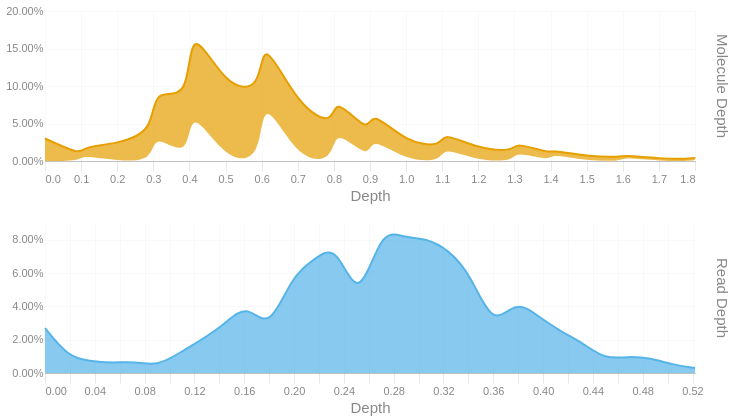

Write notebook code for a chart like this one.
### Code cell
readdep = depth_hist(tb['Read Depth'], q99, 3)
readdep = readdep.with_columns(pl.lit('Read Depth').alias('Metric'))
if not SKIPLR:
    moldep = depth_hist(tb['Molecule Depth'], mol_q99, 1)
    moldep = moldep.with_columns(pl.lit('Molecule Depth').alias('Metric'))
    _hist = pl.concat([readdep, moldep])
    _hist = _hist.filter(pl.col('Proportion') != 0)
    with SafeRender(_hist):
        (
            alt.Chart(_hist)        
            .mark_area(interpolate = "basis")
            .encode(
                x=alt.X('Bin:Q').scale(domainMin=0).axis(alt.Axis(title='Depth')),
                y = alt.Y('Proportion:Q', title = None).axis(format = '.2%'),
                color = alt.Color('Metric:N').legend(None),
                row = alt.Row("Metric:N").header(title = None, labelOrient = 'right'),
                tooltip = [
                    alt.Tooltip("Metric:N", title = "Metric"),
                    alt.Tooltip('Interval:N', title = "Depth Interval"),
                    alt.Tooltip('Proportion:Q', title = "% Alignments").format('.2%')
                ]
            )
            .resolve_scale(x='independent', y='independent')
            .properties(
                height = 150, width = 650,
                usermeta={'embedOptions': {'downloadFileName': f'{samplename}.depth.hist'}}
            )
        ).display()
else:
    readdep = readdep.filter(pl.col('Proportion') != 0)
    with SafeRender(readdep):
        (
            alt.Chart(readdep)        
            .mark_area(interpolate = "basis")
            .encode(
                x=alt.X('Bin:Q').scale(domainMin=0).axis(alt.Axis(title='Depth')),
                y = alt.Y('Proportion:Q', title = None).axis(format = '.2%'),
                tooltip = [
                    alt.Tooltip('Interval:N', title = "Depth Interval"),
                    alt.Tooltip('Proportion:Q', title = "% Alignments").format('.2%')
                ]
            )
            .properties(
                usermeta={'embedOptions': {'downloadFileName': f'{samplename}.depth.hist'}}
            )
        ).display()

### Figure 1 — Vega-Lite specification as saved in the notebook (floating-point values rounded to 4 significant figures)
{"width": 650, "height": 150, "config": {"title": {"anchor": "start", "dy": -15, "fontSize": 18, "color": "#888888", "subtitleColor": "#888888", "subtitleFontSize": 14}, "arc": {"fill": "#0072B2"}, "axis": {"domainColor": "#888888", "domainWidth": 0.5, "gridWidth": 0.2, "grid": false, "titleFontWeight": 400, "titleFontSize": 15, "labelFontSize": 11, "labelColor": "#888888", "tickColor": "#888888", "tickWidth": 0.2, "titleColor": "#888888"}, "axisBand": {"grid": false}, "axisX": {"grid": true, "tickSize": 10, "domainCap": "round"}, "axisY": {"domain": false, "grid": true, "tickSize": 0, "domainCap": "round"}, "background": "transparent", "header": {"labelFontSize": 15, "labelColor": "#888888", "titleFontSize": 15, "titleFontWeight": 600, "titleColor": "#888888"}, "legend": {"labelFont": "sans-serif", "labelFontSize": 12, "labelColor": "#888888", "symbolSize": 100, "symbolType": "circle", "titleFontSize": 12, "titlePadding": 10, "titleColor": "#888888", "title": null}, "range": {"category": ["#E69F00", "#56B4E9", "#009E73", "#F0E442", "#0072B2", "#D55E00", "#CC79A7", "#000000"], "diverging": ["#cfe8f3", "#a2d4ec", "#73bfe2", "#46abdb", "#1696d2", "#12719e"]}, "area": {"fill": "#0072B2", "fillOpacity": 0.7, "line": true, "strokeOpacity": 0.7}, "line": {"color": "#0072B2", "stroke": "#0072B2", "strokeWidth": 2}, "trail": {"color": "#0072B2", "stroke": "#0072B2", "strokeWidth": 0, "size": 1}, "point": {"filled": true, "fillOpacity": 1.0, "size": 95}, "text": {"color": "#888888", "fontSize": 11, "align": "right", "fontWeight": 400, "size": 11}, "bar": {"fill": "#0072B2", "stroke": null}, "view": {"stroke": null, "continuousWidth": 660, "continuousHeight": 400}}, "data": {"name": "data-a5c497199963b99a8a80d908e1e84a92"}, "mark": {"type": "area", "interpolate": "basis"}, "encoding": {"color": {"field": "Metric", "legend": null, "type": "nominal"}, "row": {"field": "Metric", "header": {"title": null, "labelOrient": "right"}, "type": "nominal"}, "tooltip": [{"field": "Metric", "title": "Metric", "type": "nominal"}, {"field": "Interval", "title": "Depth Interval", "type": "nominal"}, {"field": "Proportion", "format": ".2%", "title": "% Alignments", "type": "quantitative"}], "x": {"axis": {"title": "Depth"}, "field": "Bin", "scale": {"domainMin": 0}, "type": "quantitative"}, "y": {"axis": {"format": ".2%"}, "field": "Proportion", "title": null, "type": "quantitative"}}, "resolve": {"scale": {"x": "independent", "y": "independent"}}, "usermeta": {"embedOptions": {"downloadFileName": "S1_Musquodoboit_020.depth.hist"}}, "$schema": "https://vega.github.io/schema/vega-lite/v6.1.0.json", "datasets": {"data-a5c497199963b99a8a80d908e1e84a92": [{"Bin": 0.0, "Interval": "0.0-0.018", "Proportion": 0.027, "Metric": "Read Depth"}, {"Bin": 0.018, "Interval": "0.018-0.036", "Proportion": 0.01, "Metric": "Read Depth"}, {"Bin": 0.036, "Interval": "0.036-0.054", "Proportion": 0.007, "Metric": "Read Depth"}, {"Bin": 0.054, "Interval": "0.054-0.072", "Proportion": 0.006, "Metric": "Read Depth"}, {"Bin": 0.072, "Interval": "0.072-0.09", "Proportion": 0.007, "Metric": "Read Depth"}, {"Bin": 0.09, "Interval": "0.09-0.108", "Proportion": 0.004, "Metric": "Read Depth"}, {"Bin": 0.108, "Interval": "0.108-0.126", "Proportion": 0.012, "Metric": "Read Depth"}, {"Bin": 0.126, "Interval": "0.126-0.144", "Proportion": 0.02, "Metric": "Read Depth"}, {"Bin": 0.144, "Interval": "0.144-0.162", "Proportion": 0.029, "Metric": "Read Depth"}, {"Bin": 0.162, "Interval": "0.162-0.18", "Proportion": 0.042, "Metric": "Read Depth"}, {"Bin": 0.18, "Interval": "0.18-0.198", "Proportion": 0.025, "Metric": "Read Depth"}, {"Bin": 0.198, "Interval": "0.198-0.216", "Proportion": 0.058, "Metric": "Read Depth"}, {"Bin": 0.216, "Interval": "0.216-0.234", "Proportion": 0.068, "Metric": "Read Depth"}, {"Bin": 0.234, "Interval": "0.234-0.252", "Proportion": 0.078, "Metric": "Read Depth"}, {"Bin": 0.252, "Interval": "0.252-0.27", "Proportion": 0.04, "Metric": "Read Depth"}, {"Bin": 0.27, "Interval": "0.27-0.288", "Proportion": 0.087, "Metric": "Read Depth"}, {"Bin": 0.288, "Interval": "0.288-0.306", "Proportion": 0.081, "Metric": "Read Depth"}, {"Bin": 0.306, "Interval": "0.306-0.324", "Proportion": 0.081, "Metric": "Read Depth"}, {"Bin": 0.324, "Interval": "0.324-0.342", "Proportion": 0.074, "Metric": "Read Depth"}, {"Bin": 0.342, "Interval": "0.342-0.36", "Proportion": 0.059, "Metric": "Read Depth"}, {"Bin": 0.36, "Interval": "0.36-0.378", "Proportion": 0.027, "Metric": "Read Depth"}, {"Bin": 0.378, "Interval": "0.378-0.396", "Proportion": 0.044, "Metric": "Read Depth"}, {"Bin": 0.396, "Interval": "0.396-0.414", "Proportion": 0.034, "Metric": "Read Depth"}, {"Bin": 0.414, "Interval": "0.414-0.432", "Proportion": 0.025, "Metric": "Read Depth"}, {"Bin": 0.432, "Interval": "0.432-0.45", "Proportion": 0.018, "Metric": "Read Depth"}, {"Bin": 0.45, "Interval": "0.45-0.468", "Proportion": 0.008, "Metric": "Read Depth"}, {"Bin": 0.468, "Interval": "0.468-0.486", "Proportion": 0.01, "Metric": "Read Depth"}, {"Bin": 0.486, "Interval": "0.486-0.504", "Proportion": 0.009, "Metric": "Read Depth"}, {"Bin": 0.504, "Interval": "0.504-0.522", "Proportion": 0.005, "Metric": "Read Depth"}, {"Bin": 0.522, "Interval": "0.522-0.54", "Proportion": 0.003, "Metric": "Read Depth"}, {"Bin": 0.0, "Interval": "0.0-0.1", "Proportion": 0.03, "Metric": "Molecule Depth"}, {"Bin": 0.1, "Interval": "0.1-0.1", "Proportion": 0.008, "Metric": "Molecule Depth"}, {"Bin": 0.1, "Interval": "0.1-0.2", "Proportion": 0.01, "Metric": "Molecule Depth"}, {"Bin": 0.2, "Interval": "0.2-0.3", "Proportion": 0.023, "Metric": "Molecule Depth"}, {"Bin": 0.3, "Interval": "0.3-0.3", "Proportion": 0.039, "Metric": "Molecule Depth"}, {"Bin": 0.3, "Interval": "0.3-0.4", "Proportion": 0.061, "Metric": "Molecule Depth"}, {"Bin": 0.4, "Interval": "0.4-0.4", "Proportion": 0.077, "Metric": "Molecule Depth"}, {"Bin": 0.4, "Interval": "0.4-0.5", "Proportion": 0.113, "Metric": "Molecule Depth"}, {"Bin": 0.5, "Interval": "0.5-0.6", "Proportion": 0.097, "Metric": "Molecule Depth"}, {"Bin": 0.6, "Interval": "0.6-0.6", "Proportion": 0.094, "Metric": "Molecule Depth"}, {"Bin": 0.6, "Interval": "0.6-0.7", "Proportion": 0.077, "Metric": "Molecule Depth"}, {"Bin": 0.7, "Interval": "0.7-0.8", "Proportion": 0.073, "Metric": "Molecule Depth"}, {"Bin": 0.8, "Interval": "0.8-0.8", "Proportion": 0.046, "Metric": "Molecule Depth"}, {"Bin": 0.8, "Interval": "0.8-0.9", "Proportion": 0.042, "Metric": "Molecule Depth"}, {"Bin": 0.9, "Interval": "0.9-0.9", "Proportion": 0.034, "Metric": "Molecule Depth"}, {"Bin": 0.9, "Interval": "0.9-1.0", "Proportion": 0.036, "Metric": "Molecule Depth"}, {"Bin": 1.0, "Interval": "1.0-1.1", "Proportion": 0.024, "Metric": "Molecule Depth"}, {"Bin": 1.1, "Interval": "1.1-1.1", "Proportion": 0.019, "Metric": "Molecule Depth"}, {"Bin": 1.1, "Interval": "1.1-1.2", "Proportion": 0.02, "Metric": "Molecule Depth"}, {"Bin": 1.2, "Interval": "1.2-1.3", "Proportion": 0.016, "Metric": "Molecule Depth"}, {"Bin": 1.3, "Interval": "1.3-1.3", "Proportion": 0.013, "Metric": "Molecule Depth"}, {"Bin": 1.3, "Interval": "1.3-1.4", "Proportion": 0.012, "Metric": "Molecule Depth"}, {"Bin": 1.4, "Interval": "1.4-1.4", "Proportion": 0.01, "Metric": "Molecule Depth"}, {"Bin": 1.4, "Interval": "1.4-1.5", "Proportion": 0.005, "Metric": "Molecule Depth"}, {"Bin": 1.5, "Interval": "1.5-1.6", "Proportion": 0.006, "Metric": "Molecule Depth"}, {"Bin": 1.6, "Interval": "1.6-1.6", "Proportion": 0.005, "Metric": "Molecule Depth"}, {"Bin": 1.6, "Interval": "1.6-1.7", "Proportion": 0.003, "Metric": "Molecule Depth"}, {"Bin": 1.7, "Interval": "1.7-1.8", "Proportion": 0.003, "Metric": "Molecule Depth"}, {"Bin": 1.8, "Interval": "1.8-1.8", "Proportion": 0.003, "Metric": "Molecule Depth"}, {"Bin": 1.8, "Interval": "1.8-1.88", "Proportion": 0.002, "Metric": "Molecule Depth"}]}}
